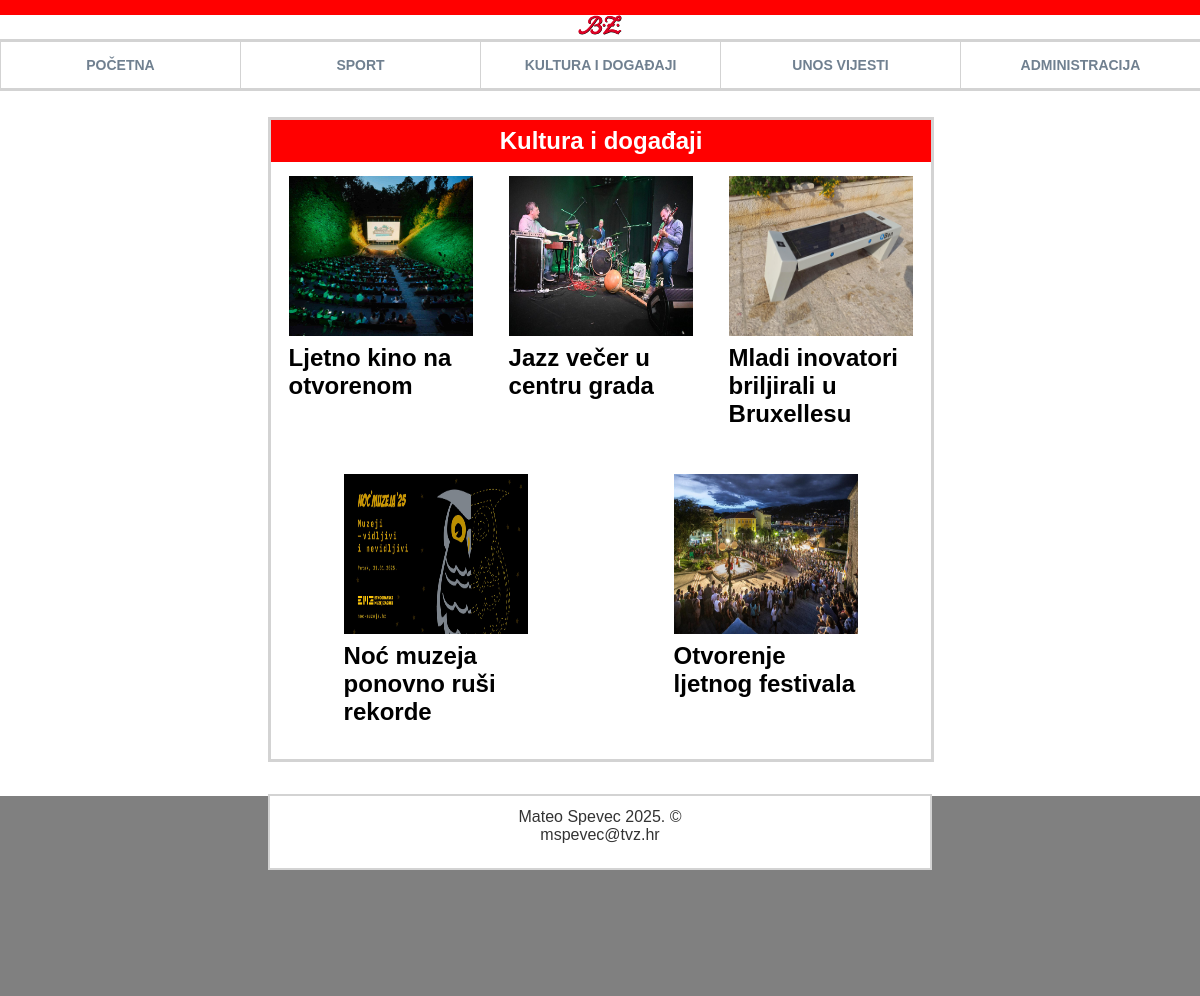
The page /kategorija.php?kategorija=kultura on the database its author committed.
### tables this page shows
CREATE TABLE `vijesti` (
  `id` int(11) NOT NULL,
  `datum` varchar(32) NOT NULL,
  `naslov` varchar(64) NOT NULL,
  `sazetak` text NOT NULL,
  `tekst` text NOT NULL,
  `slika` varchar(64) NOT NULL,
  `kategorija` varchar(64) NOT NULL,
  `arhiva` tinyint(1) NOT NULL
);

### kategorija.php (the view, shortened to what this page needs)
<?php
    $kategorija = $_GET['kategorija'] ?? '';
    $klasa = ($kategorija === 'sport') ? 'prvaKategorija' : 'drugaKategorija';
    $naslov = ($kategorija === 'sport') ? 'Sport' : 'Kultura i događaji';
?>
<!DOCTYPE html>
<html lang="hr">
    <head>
        <link rel="stylesheet" type="text/css" href="style.css">
    </head>
    <body>
        <div id="crveni"></div>
        <header>
            <img src="images/BZ_logo.svg" alt="Logo" id="logo">
            <nav>
                <ul>
                    <li><a href="index.php">POČETNA</a></li>
                    <li><a href="kategorija.php?kategorija=sport">SPORT</a></li>
                    <li><a href="kategorija.php?kategorija=kultura">KULTURA I DOGAĐAJI</a></li>
                    <li><a href="unos.php">UNOS VIJESTI</a></li>
                    <li><a href="administracija.php">ADMINISTRACIJA</a></li>
                </ul>
            </nav>
        </header>
        <main>
            <?php include 'konekcija.php';
            ?>
            <section>
                <?php
                $query = "SELECT * FROM vijesti WHERE arhiva=0 AND kategorija='$kategorija' ORDER BY id DESC";
                $result = mysqli_query($dbc, $query);
                echo "<h1 id=\"$klasa\">$naslov</h1>";
                echo '<div class="artikli">';
                while($row = mysqli_fetch_array($result)) {
                    echo '<article>';
                    echo '<img src="' . UPLPATH . $row['slika'] . '">';
                    echo '<h2 class="title">';
                    echo '<a href="clanak.php?id='.$row['id'].'">';
                    echo $row['naslov'];
                    echo '</a></h2>';
                    echo '</article>';
                    }
                    echo '</div>';
                ?>
            </section>
        </main>
        <footer>
            <div id="footerDiv">
                <p>Mateo Spevec 2025. &copy;</p>
                <p>mspevec@tvz.hr</p>
            </div>
        </footer>
    </body>
</html>

### style.css (style rules this page uses)
body { font-family: Arial, sans-serif; background-color: white; padding: 0; margin: 0.0%; }
#crveni { background-color: red; width: 100%; height: 15px; }
header { margin-bottom: 2.5%; }
#logo { width: 3.7%; display: block; margin: 0 auto; margin-bottom: 0.5%; }
nav { width: 100%; border: 1px solid lightgray; border-right: 0px; box-shadow: 0px 0px 0px 2px lightgray; }
nav ul { display: flex; justify-content: space-around; align-items: center; list-style: none; margin: 0; padding: 0; }
nav li { flex: 1; text-align: center; position: relative; list-style-type: none; }
nav a { display: block; padding: 15px 10px; text-decoration: none; color: slategray; font-weight: bold; font-size: 14px; text-transform: uppercase; border-right: 1px solid lightgray; }
main { width: 55%; margin: 0 auto; margin-bottom: 2%; }
section { padding: 0; width: 100%; margin: 0 auto; display: flex; flex-direction: column; border: 1px solid lightgray; box-shadow: 0px 0px 0px 2px lightgray; margin-bottom: 1%; margin-top: 1%; }
#drugaKategorija { margin: 0 auto; width: 100%; background-color: red; text-align: center; color: white; padding: 7px 0px; }
.artikli { display: flex; justify-content: space-around; flex-wrap: wrap; }
.artikli article { width: 32%; padding: 2%; text-align: left; box-sizing: border-box; display: flex; flex-direction: column; justify-content: flex-start; }
article img { width: 100%; }
.artikli article img { width: 100%; height: 160px; display: block; }
article h2 { margin-top: 8px; }
.artikli article { word-wrap: break-word; overflow-wrap: break-word; white-space: normal; }
.clanak h1, h4, p { margin-left: 1%; margin-bottom: 2%; }
footer { width: 100%; margin-top: 3%; padding-top: 0; border-right: 0px; box-shadow: 0px 0.5px lightgray; display: flex; justify-content: center; align-items: flex-start; background-color: grey; height: 200px; }
#footerDiv { background-color: white; text-align: center; width: 55%; margin-top: 0px; padding-top: 1%; padding-bottom: 2%; box-shadow: 0px 0px 0px 2px lightgray; }
#footerDiv p { margin: 0; color: #333; }
a { text-decoration: none; color: black; }

### rows shown on the page
vijesti: slika (picture), naslov "Ljetno kino na otvorenom"
vijesti: slika (picture), naslov "Jazz večer u centru grada"
vijesti: slika (picture), naslov "Mladi inovatori briljirali u Bruxellesu"
vijesti: slika (picture), naslov "Noć muzeja ponovno ruši rekorde"
vijesti: slika (picture), naslov "Otvorenje ljetnog festivala"

### other values the page prints
$naslov "Kultura i događaji"
